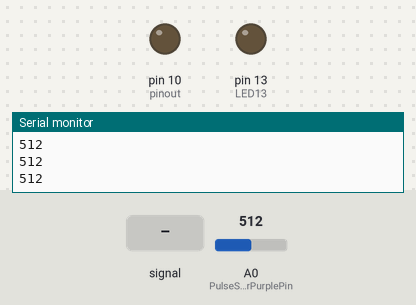
The sketch below on a simulated Arduino Uno, built with avr-gcc and run on an emulated ATmega328P. Parts: output pins drawn as LEDs (lit = HIGH), the last lines printed to the serial monitor. Dashed ring = blinking. The inputs (shaded band) are chosen by the test bench; at power-on: A0 (PulseSensorPurplePin) = 512.

Above: at 1.2 s.
1.3 s: A0 (PulseSensorPurplePin) fed a 200 Hz sine of ±81 counts around its level
At 1.51 s:
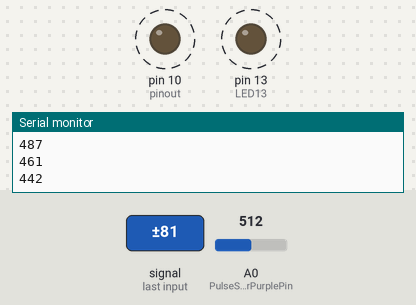
4.3 s: A0 (PulseSensorPurplePin) set to 560
5.8 s: A0 (PulseSensorPurplePin) set to 537
At 6.4 s:
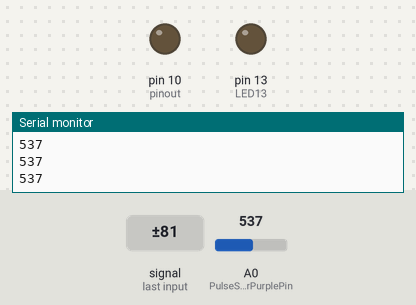
7.3 s: A0 (PulseSensorPurplePin) set to 716
At 7.7 s:
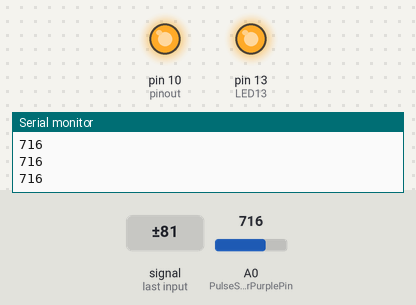
Timing chart, 0 to 9.8 s (numbered marks = the images above; inputs shaded):
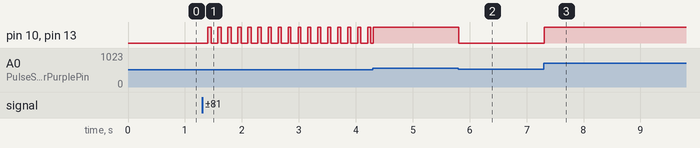

The sketch:

test.ino
```cpp
int PulseSensorPurplePin = 0;        // Pulse Sensor PURPLE WIRE connected to ANALOG PIN 0
int LED13 = 13;   //  The on-board Arduion LED
int pinout = 10;


int Signal;                // holds the incoming raw data. Signal value can range from 0-1024
int Threshold = 550;            // Determine which Signal to "count as a beat", and which to ingore.


// The SetUp Function:
void setup() {
  pinMode(pinout, OUTPUT);
  pinMode(LED13,OUTPUT);         // pin that will blink to your heartbeat!
   Serial.begin(9600);         // Set's up Serial Communication at certain speed.

}

// The Main Loop Function
void loop() {

  Signal = analogRead(PulseSensorPurplePin);  // Read the PulseSensor's value.
                                              // Assign this value to the "Signal" variable.

   Serial.println(Signal);                    // Send the Signal value to Serial Plotter.


   if(Signal > Threshold){ // If the signal is above "550", then "turn-on" Arduino's on-Board LED.
     digitalWrite(pinout, HIGH);
     digitalWrite(LED13,HIGH);
   } else {
    digitalWrite(pinout,LOW);
     digitalWrite(LED13,LOW);                //  Else, the sigal must be below "550", so "turn-off" this LED.
   }


delay(10);


}
```

Measured:
- after the input at 1.3 s, pin 10 (pinout), pin 13 (LED13): alternates HIGH for 0.05 s and LOW for 0.12 s, starting after 0.10 s
- after the input at 5.8 s, pin 10 (pinout), pin 13 (LED13): HIGH → LOW at once
- after the input at 7.3 s, pin 10 (pinout), pin 13 (LED13): LOW → HIGH at once
